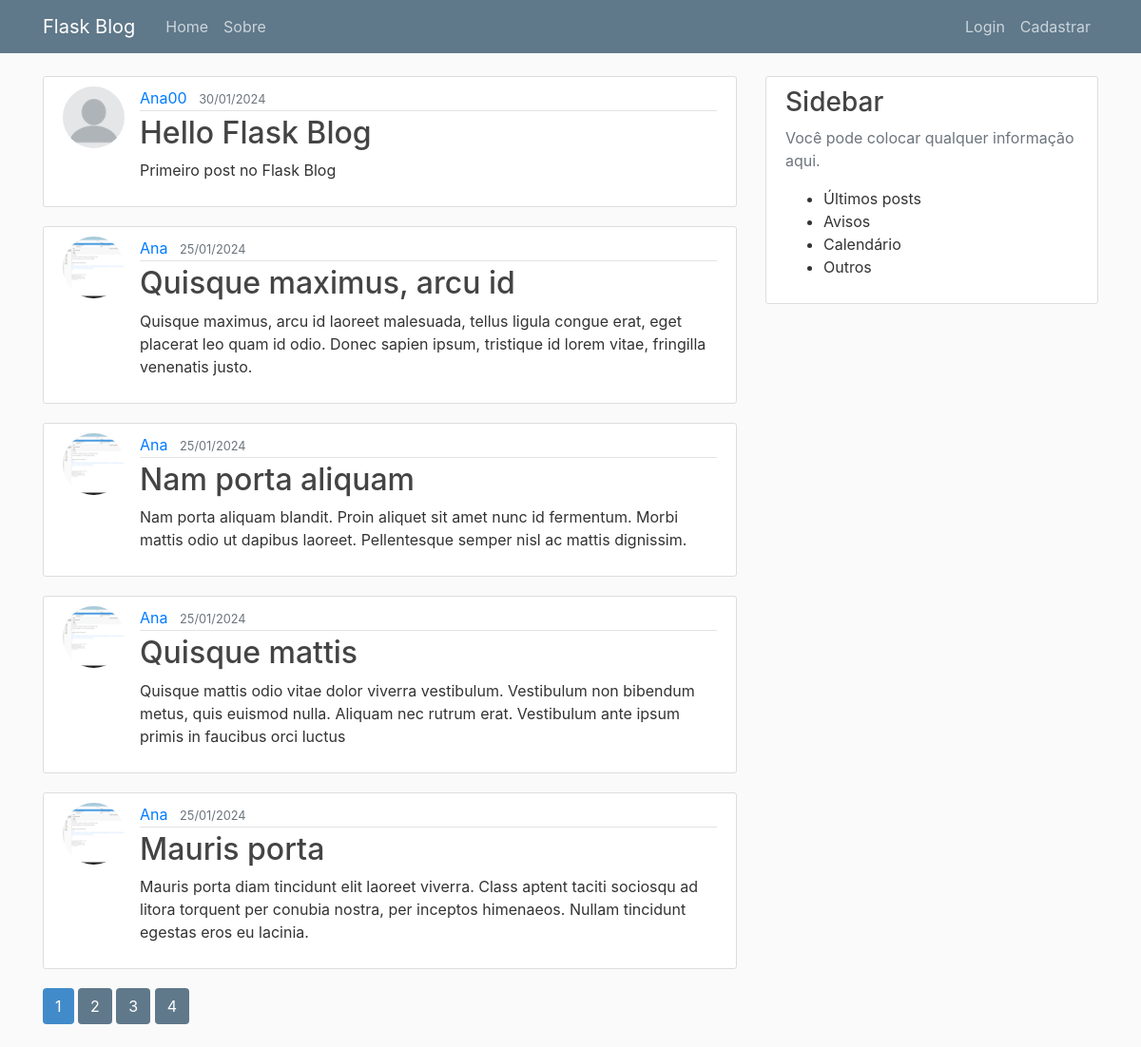
Page /home on the earlier database version.
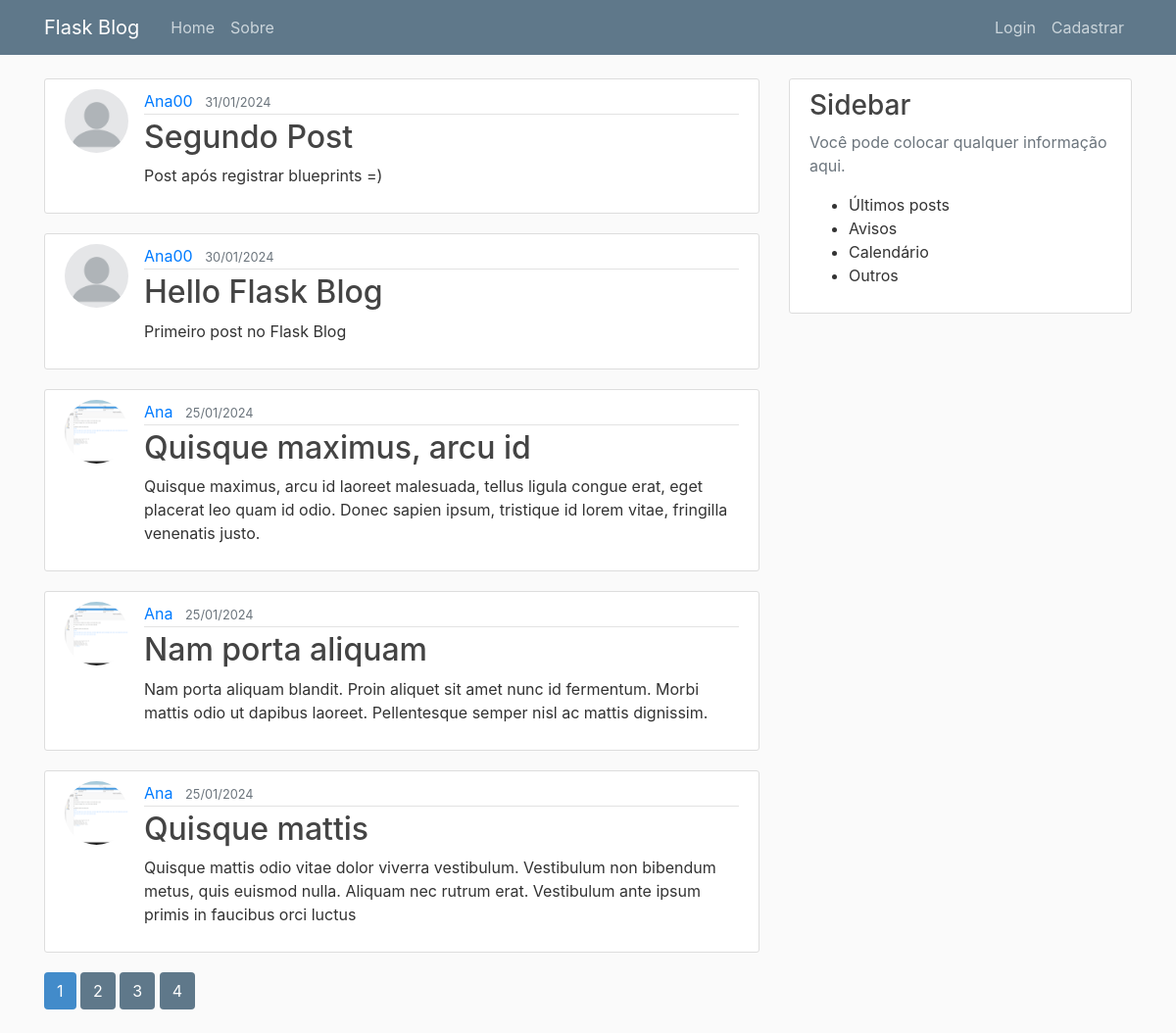
Same page on the later database version.
### flaskblog/models.py (models this page shows, shortened)
class Post(db.Model):
    id = db.Column(db.Integer, primary_key=True)
    title = db.Column(db.String(100), nullable=False)
    date_posted = db.Column(db.DateTime, nullable=False, default=datetime.utcnow)
    content = db.Column(db.Text, nullable=False)
    user_id = db.Column(db.Integer, db.ForeignKey('user.id'), nullable=False)

class User(db.Model, UserMixin):
    id = db.Column(db.Integer, primary_key=True)
    username = db.Column(db.String(20), unique=True, nullable=False)
    email = db.Column(db.String(120), unique=True, nullable=False)
    image_file = db.Column(db.String(20), nullable=False, default='default.jpg')
    password = db.Column(db.String(60), nullable=False)
    posts = db.relationship('Post', backref='author', lazy=True)

### flaskblog/main/routes.py (the view)
@main.route("/")
@main.route("/home")
def home():
    page = request.args.get('page', 1, type=int)
    posts = Post.query.order_by(Post.date_posted.desc()).paginate(page=page, per_page=5)
    return render_template('home.html', posts=posts)

### flaskblog/templates/home.html
{% extends 'layout.html' %}
{% block content %}
    {% for post in posts.items %}
        <article class="media content-section">
            <img class="rounded-circle article-img" src="{{ url_for('static', filename='profile_pics/' + post.author.image_file) }}">
            <div class="media-body">
                <div class="article-metadata">
                    <a class="mr-2" href="{{ url_for('users.user_post', username=post.author.username) }}">{{ post.author.username }}</a>
                    <small class="text-muted">{{ post.date_posted.strftime('%d/%m/%Y') }}</small>
                </div>
                <h2><a class="article-title" href="{{ url_for('posts.post', post_id=post.id) }}">{{ post.title }}</a></h2>
                <p class="article-content">{{ post.content }}</p>
            </div>
        </article>
    {% endfor %}
    {% for page_num in posts.iter_pages(left_edge=1, right_edge=1, left_current=1, right_current=2) %}
        {% if page_num %}
            {% if posts.page == page_num %}
                <a class="btn btn-pagination mb-4" href="{{ url_for('main.home', page=page_num) }}">{{ page_num }}</a>
            {% else %}
                <a class="btn btn-pagination-current mb-4" href="{{ url_for('main.home', page=page_num) }}">{{ page_num }}</a>
            {% endif %}
            {% else %}
                ...
        {% endif %}
    {% endfor %}
{% endblock content %}

### flaskblog/templates/layout.html (shortened to what this page needs)
<!DOCTYPE html>
<html lang="pt-br">
<head>
    <link rel="stylesheet" href="https://cdn.jsdelivr.net/npm/bootstrap@4.0.0/dist/css/bootstrap.min.css"
>
    <link rel="stylesheet" type="text/css" href="{{ url_for('static', filename='main.css') }}">
</head>
<body>
    <header class="site-header">
        <nav class="navbar navbar-expand-md navbar-dark bg-steel fixed-top">
            <div class="container">
                <a class="navbar-brand mr-4" href="/">Flask Blog</a>
                <div class="collapse navbar-collapse" id="navbarToggle">
                    <div class="navbar-nav mr-auto">
                        <a class="nav-item nav-link" href="{{ url_for('main.home') }}">Home</a>
                        <a class="nav-item nav-link" href="{{ url_for('main.sobre') }}">Sobre</a>
                    </div>
                    <div class="navbar-nav">
                        {% if current_user.is_authenticated %}
                            <a class="nav-item nav-link" href="{{ url_for('posts.novo_post') }}">Novo Post</a>
                            <a class="nav-item nav-link" href="{{ url_for('users.conta') }}">Meu Perfil</a>
                            <a class="nav-item nav-link" href="{{ url_for('users.logout') }}">Sair</a>
                        {% else %}
                            <a class="nav-item nav-link" href="{{ url_for('users.login') }}">Login</a>
                            <a class="nav-item nav-link" href="{{ url_for('users.cadastrar') }}">Cadastrar</a>
                        {% endif %}
                    </div>
                </div>
            </div>
        </nav>
    </header>
    <main role="main" class="container">
        <div class="row">
            <div class="col-md-8">
                {% block content %}{% endblock %}
            </div>
            <div class="col-md-4">
                <div class="content-section">
                    <h3>Sidebar</h3>
                    <p class='text-muted'>Você pode colocar qualquer informação aqui.
                    <ul>
                        <li>Últimos posts</li>
                        <li>Avisos</li>
                        <li>Calendário</li>
                        <li>Outros</li>
                    </ul>
                    </p>
                </div>
            </div>
        </div>
    </main>
</body>
</html>

### flaskblog/static/main.css (style rules this page uses)
body { background: #fafafa; color: #333333; margin-top: 5rem; }
h1, h2, h3, h4, h5, h6 { color: #444444; }
.bg-steel { background-color: #5f788a; }
.site-header .navbar-nav .nav-link { color: #cbd5db; }
.content-section { background: #ffffff; padding: 10px 20px; border: 1px solid #dddddd; border-radius: 3px; margin-bottom: 20px; }
.article-title { color: #444444; }
.article-content { white-space: pre-line; }
.article-img { height: 65px; width: 65px; margin-right: 16px; }
.article-metadata { padding-bottom: 1px; margin-bottom: 4px; border-bottom: 1px solid #e3e3e3 }
.btn-pagination { color: #ffffff; background-color: #428bca; }
.btn-pagination-current { color: #ffffff; background-color: #5f788a; }

Differences in the rows shown:
no longer on this page (row unchanged): Post: image_file (picture), author.username "Ana", date_posted "25/01/2024", title "Mauris porta", content "Mauris porta diam tincidunt elit laoreet viverra. Class aptent taciti sociosqu ad litora torquent per conubia nostra, per inceptos himenaeos. Nullam tincidunt egestas eros eu lacinia."
added Post: image_file (placeholder picture), author.username "Ana00", date_posted "31/01/2024", title "Segundo Post", content "Post após registrar blueprints =)"
